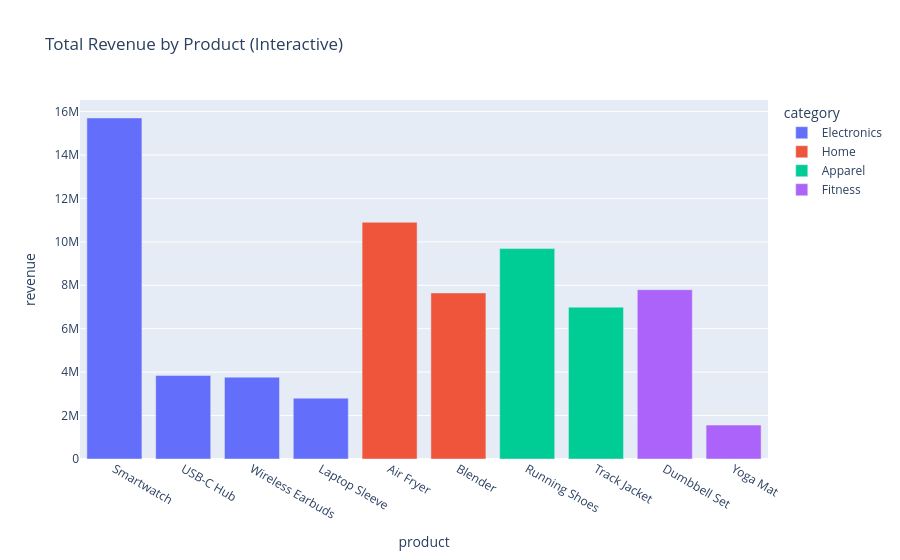

The code cell stored with this chart in its notebook:
### Code cell
# --- 1b. INTERACTIVE chart ---
revenue_by_product_cat = (
    sales_df.groupby(["product", "category"]).revenue.sum().reset_index()
    .sort_values("revenue", ascending=False)
)

fig = px.bar(
    revenue_by_product_cat,
    x="product", y="revenue", color="category",
    hover_data={"category": True, "revenue": ":,.0f"},
    title="Total Revenue by Product (Interactive)",
)
fig.show()

### Figure 1 — Plotly figure (JSON) as saved in the notebook; plotly's stock layout.template omitted (floating-point values rounded to 4 significant figures)
{"data": [{"customdata": [["Electronics"], ["Electronics"], ["Electronics"], ["Electronics"]], "hovertemplate": "category=%{customdata[0]}<br>product=%{x}<br>revenue=%{y:,.0f}<extra></extra>", "legendgroup": "Electronics", "marker": {"color": "#636efa", "pattern": {"shape": ""}}, "name": "Electronics", "orientation": "v", "showlegend": true, "textposition": "auto", "type": "bar", "x": ["Smartwatch", "USB-C Hub", "Wireless Earbuds", "Laptop Sleeve"], "xaxis": "x", "y": [15710000.0, 3842000.0, 3770000.0, 2801000.0], "yaxis": "y"}, {"customdata": [["Home"], ["Home"]], "hovertemplate": "category=%{customdata[0]}<br>product=%{x}<br>revenue=%{y:,.0f}<extra></extra>", "legendgroup": "Home", "marker": {"color": "#EF553B", "pattern": {"shape": ""}}, "name": "Home", "orientation": "v", "showlegend": true, "textposition": "auto", "type": "bar", "x": ["Air Fryer", "Blender"], "xaxis": "x", "y": [10900000.0, 7649000.0], "yaxis": "y"}, {"customdata": [["Apparel"], ["Apparel"]], "hovertemplate": "category=%{customdata[0]}<br>product=%{x}<br>revenue=%{y:,.0f}<extra></extra>", "legendgroup": "Apparel", "marker": {"color": "#00cc96", "pattern": {"shape": ""}}, "name": "Apparel", "orientation": "v", "showlegend": true, "textposition": "auto", "type": "bar", "x": ["Running Shoes", "Track Jacket"], "xaxis": "x", "y": [9689000.0, 6993000.0], "yaxis": "y"}, {"customdata": [["Fitness"], ["Fitness"]], "hovertemplate": "category=%{customdata[0]}<br>product=%{x}<br>revenue=%{y:,.0f}<extra></extra>", "legendgroup": "Fitness", "marker": {"color": "#ab63fa", "pattern": {"shape": ""}}, "name": "Fitness", "orientation": "v", "showlegend": true, "textposition": "auto", "type": "bar", "x": ["Dumbbell Set", "Yoga Mat"], "xaxis": "x", "y": [7797000.0, 1560000.0], "yaxis": "y"}], "layout": {"barmode": "relative", "legend": {"title": {"text": "category"}, "tracegroupgap": 0}, "title": {"text": "Total Revenue by Product (Interactive)"}, "xaxis": {"anchor": "y", "domain": [0, 1], "title": {"text": "product"}}, "yaxis": {"anchor": "x", "domain": [0, 1], "title": {"text": "revenue"}}}}
